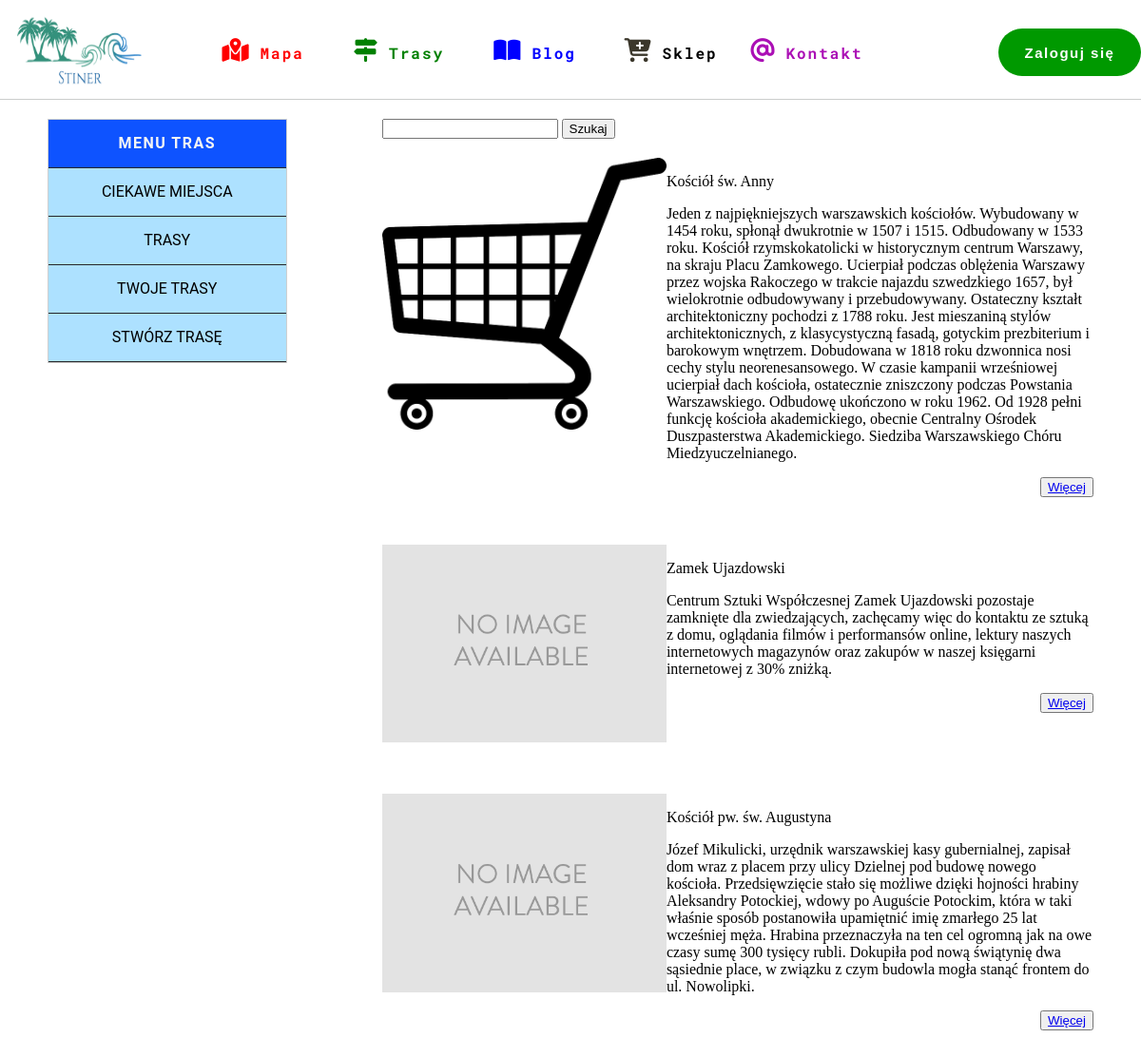
The app's page /trails/points/, older data.
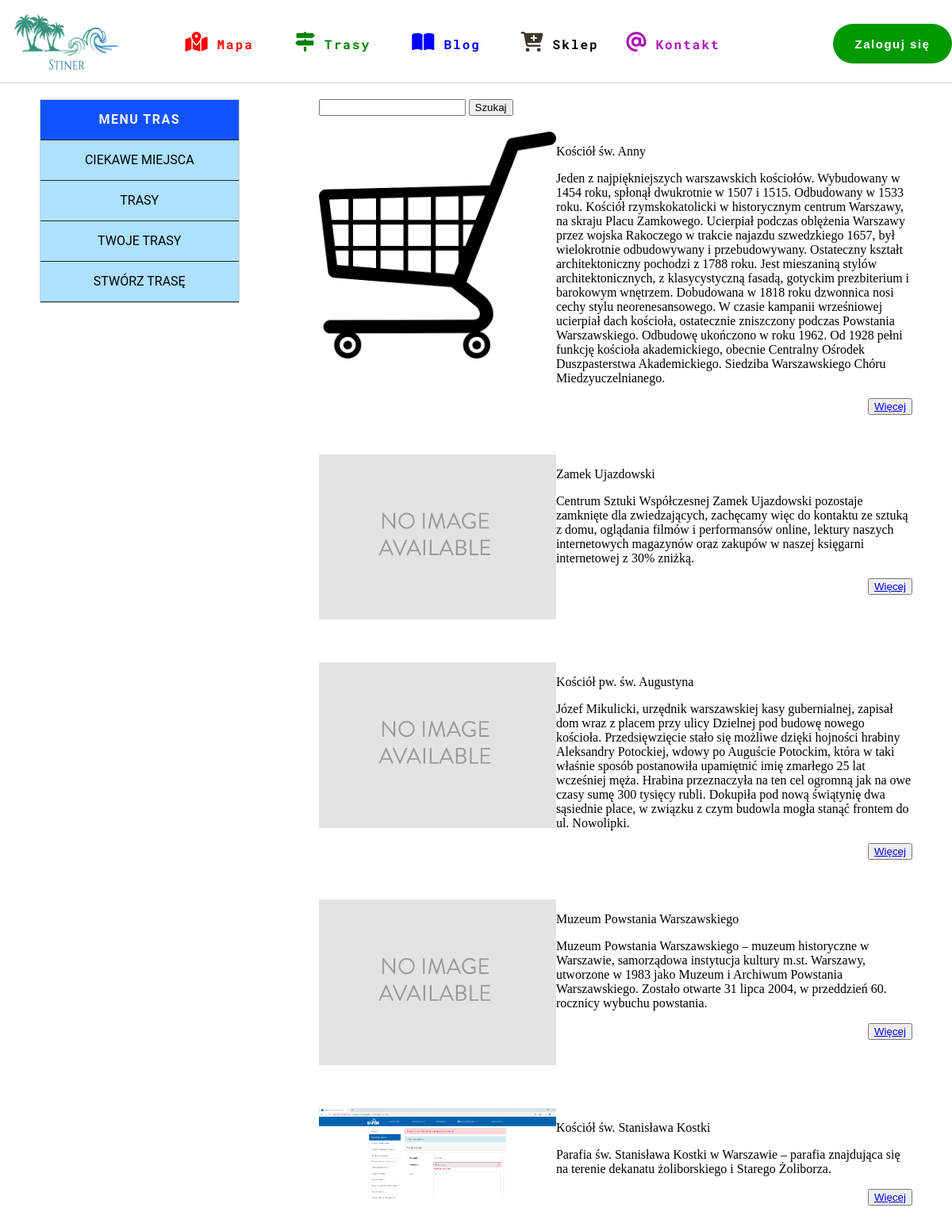
The same page, newer data.
### map/models.py (models this page shows, shortened)
class Point(models.Model):
    TYPE_POINT = (
        ('castle', 'Zamek'),
        ('church', 'Kościół')
    )
    name = models.CharField(max_length=30)
    coordinateX = models.CharField(max_length=30)
    coordinateY = models.CharField(max_length=30)
    image = models.ImageField(upload_to='media/img_point/%Y/%m%d')
    descriptions = models.TextField()
    type = models.CharField(max_length=10, choices=TYPE_POINT)
    trails = models.ManyToManyField(Trail)

### trails/views.py (the view)
# urls.py: path('points/', views.PointsListView.as_view(), name='points'),
class PointsListView(ListView):
    template_name = 'points/points.html'
    list = Point.objects.all()
    def get(self, request, *args, **kwargs):
        template_name = 'points/points.html'
        query = request.GET.get('search')
        if query:
            self.list = self.list.filter(name__contains=query)
        return render(request, template_name,
                      {'list': self.list})

### trails/templates/points/points.html
{% extends 'base_trail.html' %}
{% block content %}
    <div class="search_points">
        <form action="" method="GET">
            <input type="text" name="search">
            <button class="search">Szukaj</button>
        </form>
    </div>
    {% for element in list %}
        <div class="point">
            <div class="image_point"><img src="{{element.image.url}}" alt=""></div>
            <div class="point_descriptions">
                <p>{{element.name}}</p>
                <p>{{element.descriptions}}</p>
                 <div class="point_descriptions_more"><button><a href="{% url 'trails:point_detail' element.id %}">Więcej</a></button></div>
            </div>
        </div>
    {% endfor %}
{% endblock %}

### trails/templates/base_trail.html (shortened to what this page needs)
{% load static %}
<!DOCTYPE html>
<html lang="en">
<head>
    <link rel="stylesheet" href="{% static 'css/style.css' %}">
    <link rel="stylesheet" href="{% static 'css/style_trail.css' %}">
</head>
<body>
<div id="top">
    <div class="logo"><img src="{% static 'img/logo.png' %}" alt="logo"></div>
    <div class="menu">
        <ul>
            <li class="red"><a href="/"><i class="fas fa-map-marked-alt"></i>Mapa</a></li>
            <li class="green"><a href="{% url "trails:basic_trails" %}"><i class="fas fa-map-signs"></i>Trasy</a></li>
            <li class="blue"><a href="{% url "blog:list_posts" %}"><i class="fas fa-book-open"></i>Blog</a></li>
            <li><a href="{%url "list_products"%}"><i class="fas fa-cart-plus"></i>Sklep</a></li>
            <li class="gold"><a href="#"><i class="fas fa-at"></i>Kontakt</a></li>
        </ul>
    </div>
    <div class="login">
        {% if user.is_authenticated %}
        <button><a href="{% url 'logout' %}">Wyloguj się</a></button>
        {% else %}
        <button><a href="{% url 'login' %}">Zaloguj się</a></button>
        {% endif %}
    </div>
</div>
<div class="trail">
    <div class="menu_trail">
        <ul>
            <li>Menu tras</li>
            <li><a href="{% url 'trails:points' %}">Ciekawe miejsca</a></li>
            <li><a href="#">Trasy</a></li>
            <li><a href="#">Twoje trasy</a></li>
            <li><a href="#">Stwórz trasę</a></li>
            </ul>
    </div>
    <div class="content_trail">
        {% block content %}
        {% endblock %}
        </div>
    </div>
</body>
</html>

### map/static/css/style.css (style rules this page uses)
html, body { width: 100%;height: 100%;margin: 0;padding: 0; }
#top { border-bottom:1px solid #cbcdcc; height: 13vh; display:flex; }
#top div.logo { margin:10px; height:11vh; width: 150px; }
#top div.logo img { width:100%; height:100%; }
div#top div.menu { width:65%; height:10vh; font-family: 'Roboto Mono', monospace; }
div#top div.menu ul { display:flex; justify-content:space-between; list-style:none; height:11vh; }
div#top div.menu ul li { width: 25%; line-height:10vh; }
div#top div.menu ul li a { display:block; text-align: center; color: black; font-weight:bold; font-size:16px; letter-spacing:2px; text-decoration:none; }
div#top div.menu ul li.red a { color:red; }
div#top div.menu ul li.blue a { color:blue; }
div#top div.menu ul li.green a { color:green }
div#top div.menu ul li.gold a { color: #ab0fb5; }
div#top div.menu ul li a i { font-size:25px; margin-right:10px; color: #3b372b; }
div#top div.menu ul li.red a i { color:red; }
div#top div.menu ul li.green a i { color:green; }
div#top div.menu ul li.blue a i { color:blue; }
div#top div.menu ul li.gold a i { color: #ab0fb5; }
div.login { margin-left:130px; }
div.login button { margin-top:30px; width:150px; height:50px; border-radius:25px; border-style: none; background-color:#009900; }
div.login button a { color:white; font-weight:bold; letter-spacing:1.5px; text-decoration:none; font-size:15px; }

### map/static/css/style_trail.css (style rules this page uses)
div.trail { display: flex; }
div.trail div.menu_trail { width:25vw; margin: 20px 50px; border:1px solid #cfcfcf; max-height:255px; }
div.trail div.menu_trail ul { list-style: none; height:100%; padding: 0; margin:0; }
div.trail div.menu_trail ul li { height:50px; line-height: 50px; border-bottom: 1px solid #262626; text-align: center; }
div.trail div.menu_trail ul li:nth-of-type(1) { background-color: #0e53ff; color:whitesmoke; text-transform: uppercase; font-weight: bold; font-family: "Roboto", "DejaVu Sans", "Bitstream Vera Sans", Verdana, Arial, sans-serif; letter-spacing: 1.5px; }
div.trail div.menu_trail ul li a { text-decoration: none; text-transform: uppercase; font-family: "Roboto", "DejaVu Sans", "Bitstream Vera Sans", Verdana, Arial, sans-serif; display: block; color: #000000; background-color: rgba(0, 162, 255, 0.32); }
div.trail div.content_trail { margin:20px 50px; width:75vw; }
div.point { margin: 20px 0 50px 0; display: flex; }
div.point div.image_point { width:40%; height: 50%; }
div.point div.image_point img { width:100%; height:100%; }
div.point div.point_descriptions { width:60%; height:100%; justify-content: space-between; }
div.point div.point_descriptions div.point_descriptions_more { text-align: right; }

Row changes from the older to the newer data that the page shows:
added Point: image (placeholder picture), name "Muzeum Powstania Warszawskiego", descriptions "Muzeum Powstania Warszawskiego – muzeum historyczne w Warszawie, samorządowa instytucja kultury m.st. Warszawy, utworzone w 1983 jako Muzeum i Archiwum Powstania Warszawskiego. Zostało otwarte 31 lipca 2004, w przeddzień 60. rocznicy wybuchu powstania."
added Point: image (picture), name "Kościół św. Stanisława Kostki", descriptions "Parafia św. Stanisława Kostki w Warszawie – parafia znajdująca się na terenie dekanatu żoliborskiego i Starego Żoliborza."
